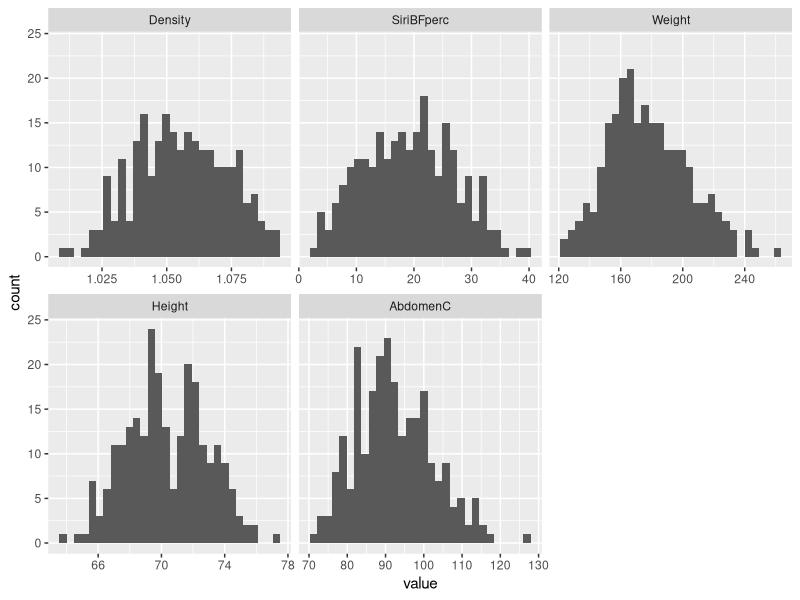
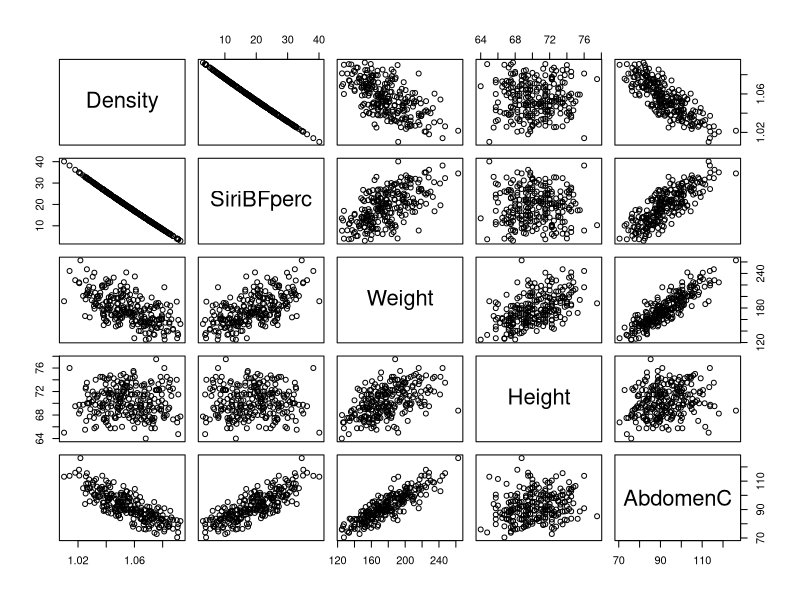
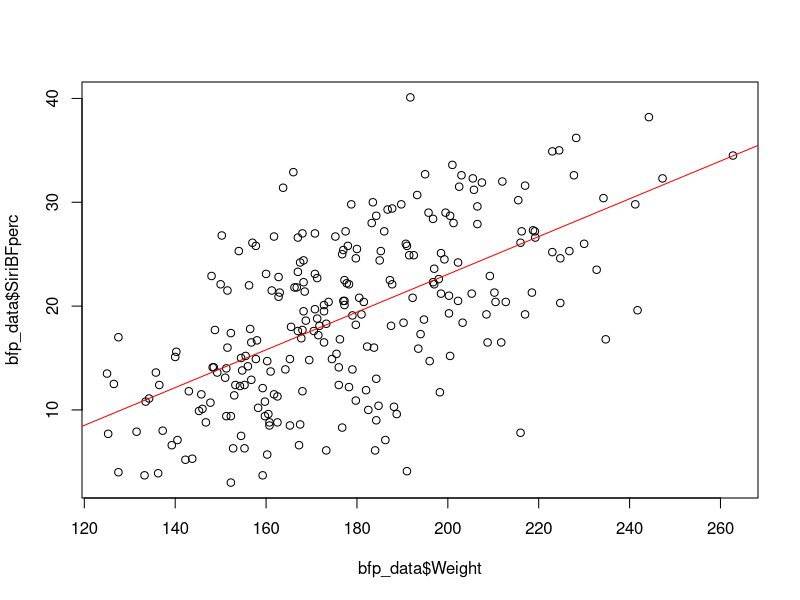
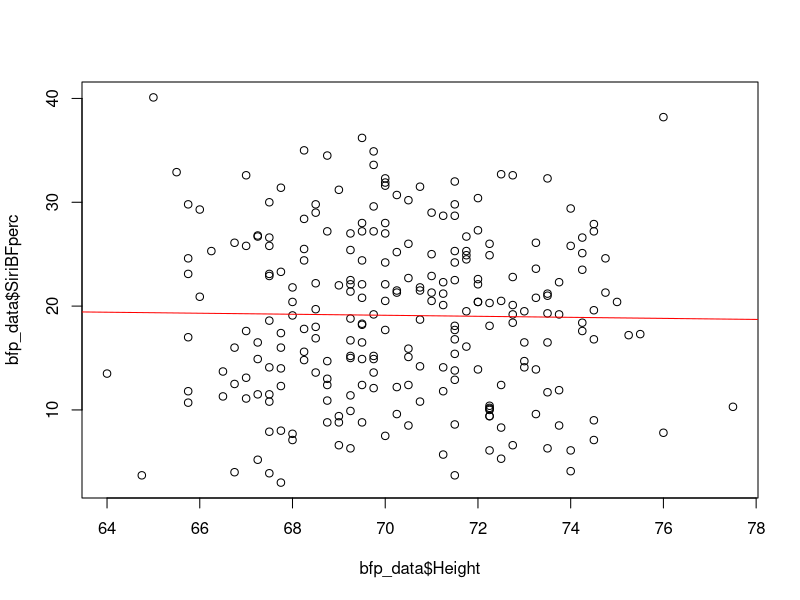
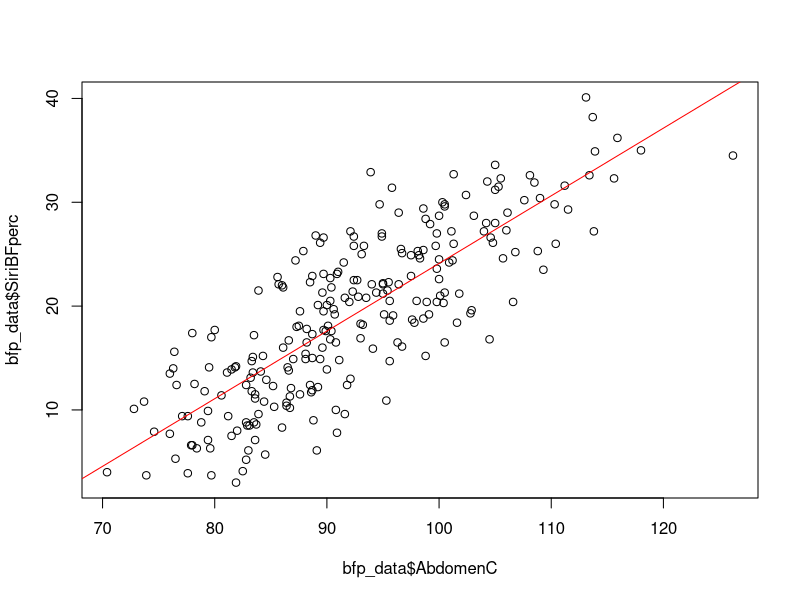
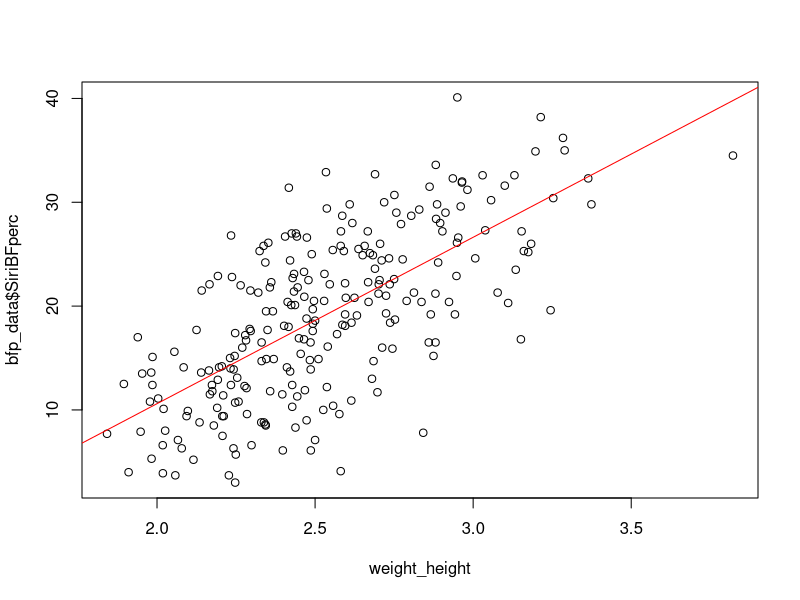
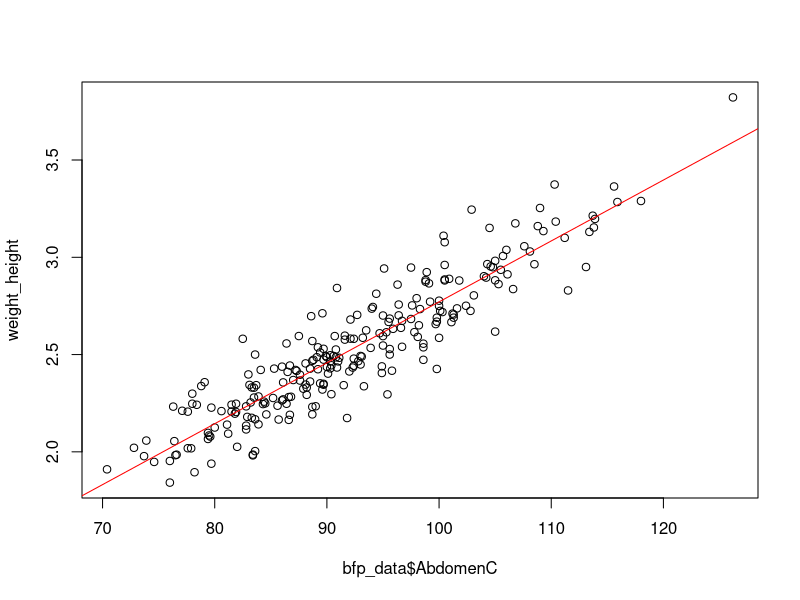

These figures' R source, in order:
####################################################################
#### Setup
####################################################################
## Import needed libraries and data
library(reshape2)
library(ggplot2)
initial_bfp_data=read.table('BODY_FAT.TXT',header=TRUE,sep='\t')

####################################################################
#### Part A
####################################################################
## Recalculate body fat percentage
bfp = (495/initial_bfp_data$Density)-450
bfp[bfp<0] = 0
bfp[bfp>100] = 100
bfp = round(bfp,digits=1)
num_wrong = length(bfp) - sum((bfp == initial_bfp_data$SiriBFperc), na.rm=TRUE)
initial_bfp_data$SiriBFperc <- bfp

## Create new bfp_data subset
bfp_data = subset(initial_bfp_data, select = c(Density,SiriBFperc,Weight,Height,AbdomenC))
bfp_data = subset(bfp_data, bfp_data$Height>50 & bfp_data$SiriBFperc < 41 & bfp_data$SiriBFperc > 2 & bfp_data$Weight < 300)


####################################################################
#### Part B
####################################################################
## Create histograms of all bfp_data
ggplot(data=melt(bfp_data),aes(x = value)) + facet_wrap(~variable,scales = "free_x") + geom_histogram()

## Create xy plots of all bfp_data
plot(bfp_data)

## Generate bfp_data summary and std deviations
summary(bfp_data)
round(sapply(bfp_data, sd), digits=2)

## Perform T-Test
## T = (Xbar - mu)/(S/sqrt(N))


t_bfp = (mean(bfp_data$SiriBFperc) - 20)/(sd(bfp_data$SiriBFperc)/sqrt(length(bfp_data$SiriBFperc)))
t_w = (mean(bfp_data$Weight) - 180)/(sd(bfp_data$Weight)/sqrt(length(bfp_data$Weight)))
p_bfp = 1-pnorm(t_bfp)
p_w = 1-pnorm(t_w)


####################################################################
#### Part C
####################################################################

## Fit linear model between density and weight
lin_fit_w = lm(bfp_data$SiriBFperc ~ bfp_data$Weight, data = bfp_data)
summary(lin_fit_w)
lin_fit_w$coefficients
sigma(lin_fit_w)^2

plot(bfp_data$Weight, bfp_data$SiriBFperc)
abline(lin_fit_w$coefficients[1],lin_fit_w$coefficients[2],col='red')

## Fit linear model between density and height
lin_fit_h = lm(bfp_data$SiriBFperc ~ bfp_data$Height, data = bfp_data)
summary(lin_fit_h)
lin_fit_h$coefficients
sigma(lin_fit_h)^2

plot(bfp_data$Height, bfp_data$SiriBFperc)
abline(lin_fit_h$coefficients[1],lin_fit_h$coefficients[2],col='red')

## Fit linear model between density and abdomen circumference
lin_fit_a = lm(bfp_data$SiriBFperc ~ bfp_data$AbdomenC, data = bfp_data)
summary(lin_fit_a)
lin_fit_a$coefficients
sigma(lin_fit_a)^2

plot(bfp_data$AbdomenC, bfp_data$SiriBFperc)
abline(lin_fit_a$coefficients[1],lin_fit_a$coefficients[2],col='red')


####################################################################
#### Part D
####################################################################
weight_height = bfp_data$Weight/bfp_data$Height
lin_fit_np = lm(bfp_data$SiriBFperc ~ weight_height, data = bfp_data)
summary(lin_fit_np)
lin_fit_np$coefficients
sigma(lin_fit_np)^2

plot(weight_height, bfp_data$SiriBFperc)
abline(lin_fit_np$coefficients[1],lin_fit_np$coefficients[2],col='red')


####################################################################
#### Part E
####################################################################

lin_fit_ratio = lm(weight_height ~ bfp_data$AbdomenC, data = bfp_data)
summary(lin_fit_ratio)
lin_fit_ratio$coefficients
sigma(lin_fit_ratio)^2

plot(bfp_data$AbdomenC,weight_height)
abline(lin_fit_ratio$coefficients[1],lin_fit_ratio$coefficients[2],col='red')
